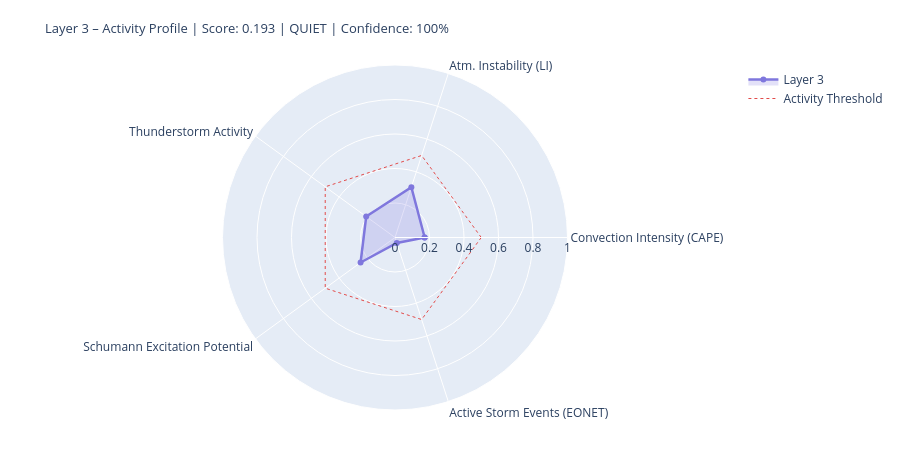

Notebook cell for this chart:
### Markdown cell above
---
## 4. State Assessment & Handoff to Layer 4/5

### Code cell
# ============================================================
# LAYER-3-SCORE
# Five dynamic components
# ============================================================

def norm(v, lo, hi):
    if v is None or (isinstance(v, float) and math.isnan(v)): return None
    return round(max(0.0, min(1.0, (v - lo) / (hi - lo))), 4)

# --- 1) Convection intensity (global CAPE mean) ---
cape_mean = df_atm['cape'].dropna().mean() if not df_atm.empty else None
conv_score = norm(cape_mean, 0, 3000)
conv_src   = 'primary' if cape_mean is not None else 'missing'

# --- 2) Atmospheric instability (LI mean) ---
li_mean   = df_atm['li'].dropna().mean() if not df_atm.empty else None
# Negative LI = unstable → higher score
instab_score = norm(-li_mean if li_mean is not None else None, -6, 6)
instab_src   = 'primary' if li_mean is not None else 'missing'

# --- 3) Thunderstorm activity (mean thunder score + WMO count) ---
thunder_mean = df_atm['thunder_score'].mean() if not df_atm.empty else None
n_thunder    = int(df_atm['thunderstorm'].sum()) if not df_atm.empty else 0
thunder_score_val = norm(
    (thunder_mean or 0) * 0.7 + n_thunder * 0.1, 0, 1.0
) if thunder_mean is not None else None
thunder_src = 'primary'

# --- 4) Schumann excitation potential (weighted Schumann contribution) ---
schumann_pot = df_atm['schumann_contribution'].mean() if not df_atm.empty else None
# Boosted by Layer-2 thunderstorm trigger
if schumann_pot is not None and l2_thunder:
    schumann_pot = min(1.0, schumann_pot * 1.2)
schumann_score = norm(schumann_pot, 0, 1.0) if schumann_pot is not None else None
schumann_src   = 'derived'

# --- 5) Storm activity (NASA EONET) ---
# Distinction: None = data not loaded, 0.0 = loaded but no events
storm_score = None
storm_src   = 'missing'
if raw.get('storms') is not None:          # API reached successfully
    storm_score = norm(len(storm_events), 0, 30) if storm_events else 0.0
    storm_src   = 'primary'

# X-Ray and Kp: context only, not in dynamic score
# (X-Ray = Layer-0/4 driver; Kp = geomagnetic index, not a lightning proxy)
xray_context = None
if raw.get('xray'):
    df_xc = pd.DataFrame(raw['xray'])
    fc = next((c for c in df_xc.columns
               if any(k in c.lower() for k in ['flux','long']) and 'time' not in c.lower()),
              df_xc.columns[1])
    df_xc[fc] = pd.to_numeric(df_xc[fc], errors='coerce')
    xray_last = df_xc[fc].dropna().iloc[-1] if not df_xc[fc].dropna().empty else None
    if xray_last:
        xray_class = ('X' if xray_last>=1e-4 else 'M' if xray_last>=1e-5
                      else 'C' if xray_last>=1e-6 else 'B')
        xray_context = {'flux': float(xray_last), 'class': xray_class}
        print(f'X-Ray context: {xray_class}-class ({xray_last:.2e} W/m²)')

# --- Aggregate ---
COMPONENTS = {
    'Convection Intensity (CAPE)':  {'score': conv_score,       'source': conv_src,    'dynamic': True},
    'Atm. Instability (LI)':         {'score': instab_score,     'source': instab_src,  'dynamic': True},
    'Thunderstorm Activity':              {'score': thunder_score_val, 'source': thunder_src, 'dynamic': True},
    'Schumann Excitation Potential':   {'score': schumann_score,   'source': schumann_src,'dynamic': True},
    'Active Storm Events (EONET)': {'score': storm_score,      'source': storm_src,   'dynamic': True},
}

available   = {k: v['score'] for k, v in COMPONENTS.items() if v['score'] is not None}
unavailable = [k for k, v in COMPONENTS.items() if v['score'] is None]
layer3_score = round(sum(available.values()) / len(available), 4) if available else None
confidence   = round(len(available) / len(COMPONENTS), 2)
level = ('unknown' if layer3_score is None
         else 'quiet'   if layer3_score < 0.3
         else 'moderate' if layer3_score < 0.6
         else 'active')
dominant_l3 = max(available, key=available.get) if available else 'none'

# --- Ausgabe ---
W = 68
print('=' * W)
print('LAYER 3 – ATMOSPHERE / WEATHER / THUNDERSTORMS – STATE ASSESSMENT')
print('=' * W)
for name, comp in COMPONENTS.items():
    s = comp['score']
    if s is not None:
        bar = '█' * int(s * 20) + '░' * (20 - int(s * 20))
        print(f'  {name:<36} {bar}  {s:.3f}  [{comp["source"]}]')
    else:
        print(f'  {name:<36} {"─" * 20}  n/a   [missing]')
print('-' * W)
print(f'  Score:        {layer3_score:.3f}  ({len(available)}/{len(COMPONENTS)} components)')
print(f'  Confidence:   {confidence:.0%}')
print(f'  Level:        {level.upper()}')
print(f'  Dominant:     {dominant_l3}')
print(f'  CAPE mean:    {cape_mean:.0f} J/kg' if cape_mean else '  CAPE mean:    n/a')
print(f'  LI mean:      {li_mean:.1f} K' if li_mean is not None else '  LI mean:      n/a')
print(f'  Thunderstorms:{n_thunder} points (WMO)  +  {len(storm_events)} NASA EONET')
print('=' * W)

# Radar
cats   = list(available.keys())
vals_r = list(available.values())
if len(cats) >= 3:
    fig = go.Figure()
    fig.add_trace(go.Scatterpolar(
        r=vals_r + [vals_r[0]], theta=cats + [cats[0]],
        fill='toself', fillcolor='rgba(127,119,221,0.22)',
        line=dict(color='#7F77DD', width=2.5), name='Layer 3'
    ))
    fig.add_trace(go.Scatterpolar(
        r=[0.5] * (len(cats)+1), theta=cats + [cats[0]],
        line=dict(color='#E24B4A', dash='dot', width=1),
        mode='lines', name='Activity Threshold'
    ))
    fig.update_layout(
        title=dict(
            text=f'Layer 3 – Activity Profile | Score: {layer3_score:.3f} | {level.upper()} | Confidence: {confidence:.0%}',
            font=dict(size=13)
        ),
        polar=dict(radialaxis=dict(visible=True, range=[0, 1])),
        height=450, showlegend=True,
        margin=dict(l=60, r=60, t=65, b=40)
    )
    fig.show()

### Figure 1 — Plotly figure (JSON) as saved in the notebook; plotly's stock layout.template omitted (floating-point values rounded to 4 significant figures)
{"data": [{"fill": "toself", "fillcolor": "rgba(127,119,221,0.22)", "line": {"color": "#7F77DD", "width": 2.5}, "name": "Layer 3", "r": [0.172, 0.3067, 0.2064, 0.2466, 0.0333, 0.172], "theta": ["Convection Intensity (CAPE)", "Atm. Instability (LI)", "Thunderstorm Activity", "Schumann Excitation Potential", "Active Storm Events (EONET)", "Convection Intensity (CAPE)"], "type": "scatterpolar"}, {"line": {"color": "#E24B4A", "dash": "dot", "width": 1}, "mode": "lines", "name": "Activity Threshold", "r": [0.5, 0.5, 0.5, 0.5, 0.5, 0.5], "theta": ["Convection Intensity (CAPE)", "Atm. Instability (LI)", "Thunderstorm Activity", "Schumann Excitation Potential", "Active Storm Events (EONET)", "Convection Intensity (CAPE)"], "type": "scatterpolar"}], "layout": {"height": 450, "margin": {"b": 40, "l": 60, "r": 60, "t": 65}, "polar": {"radialaxis": {"range": [0, 1], "visible": true}}, "showlegend": true, "title": {"font": {"size": 13}, "text": "Layer 3 – Activity Profile | Score: 0.193 | QUIET | Confidence: 100%"}}}
